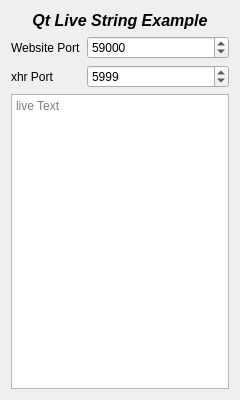
<?xml version="1.0" encoding="UTF-8"?>
<ui version="4.0">
 <class>MainWindow</class>
 <widget class="QMainWindow" name="MainWindow">
  <property name="geometry">
   <rect>
    <x>0</x>
    <y>0</y>
    <width>240</width>
    <height>400</height>
   </rect>
  </property>
  <property name="sizePolicy">
   <sizepolicy hsizetype="Expanding" vsizetype="Expanding">
    <horstretch>0</horstretch>
    <verstretch>0</verstretch>
   </sizepolicy>
  </property>
  <property name="windowTitle">
   <string>MainWindow</string>
  </property>
  <widget class="QWidget" name="centralWidget">
   <layout class="QVBoxLayout" name="verticalLayout">
    <item>
     <widget class="QLabel" name="label">
      <property name="lineWidth">
       <number>2</number>
      </property>
      <property name="text">
       <string>&lt;html&gt;&lt;head/&gt;&lt;body&gt;&lt;p align=&quot;center&quot;&gt;&lt;span style=&quot; font-size:12pt; font-weight:600; font-style:italic;&quot;&gt;Qt Live String Example&lt;/span&gt;&lt;/p&gt;&lt;/body&gt;&lt;/html&gt;</string>
      </property>
     </widget>
    </item>
    <item>
     <layout class="QFormLayout" name="formLayout">
      <item row="0" column="0">
       <widget class="QLabel" name="sitePort_label">
        <property name="text">
         <string>Website Port</string>
        </property>
       </widget>
      </item>
      <item row="0" column="1">
       <widget class="QDoubleSpinBox" name="sitePort">
        <property name="decimals">
         <number>0</number>
        </property>
        <property name="minimum">
         <double>1.000000000000000</double>
        </property>
        <property name="maximum">
         <double>65535.000000000000000</double>
        </property>
        <property name="value">
         <double>59000.000000000000000</double>
        </property>
       </widget>
      </item>
      <item row="1" column="0">
       <widget class="QLabel" name="xhrPort_label">
        <property name="text">
         <string>xhr Port</string>
        </property>
       </widget>
      </item>
      <item row="1" column="1">
       <widget class="QDoubleSpinBox" name="xhrPort">
        <property name="decimals">
         <number>0</number>
        </property>
        <property name="minimum">
         <double>1.000000000000000</double>
        </property>
        <property name="maximum">
         <double>65535.000000000000000</double>
        </property>
        <property name="value">
         <double>5999.000000000000000</double>
        </property>
       </widget>
      </item>
     </layout>
    </item>
    <item>
     <widget class="QTextEdit" name="tE1">
      <property name="documentTitle">
       <string>LiveText</string>
      </property>
      <property name="placeholderText">
       <string>live Text </string>
      </property>
     </widget>
    </item>
   </layout>
  </widget>
 </widget>
 <layoutdefault spacing="6" margin="11"/>
 <resources/>
 <connections/>
</ui>
